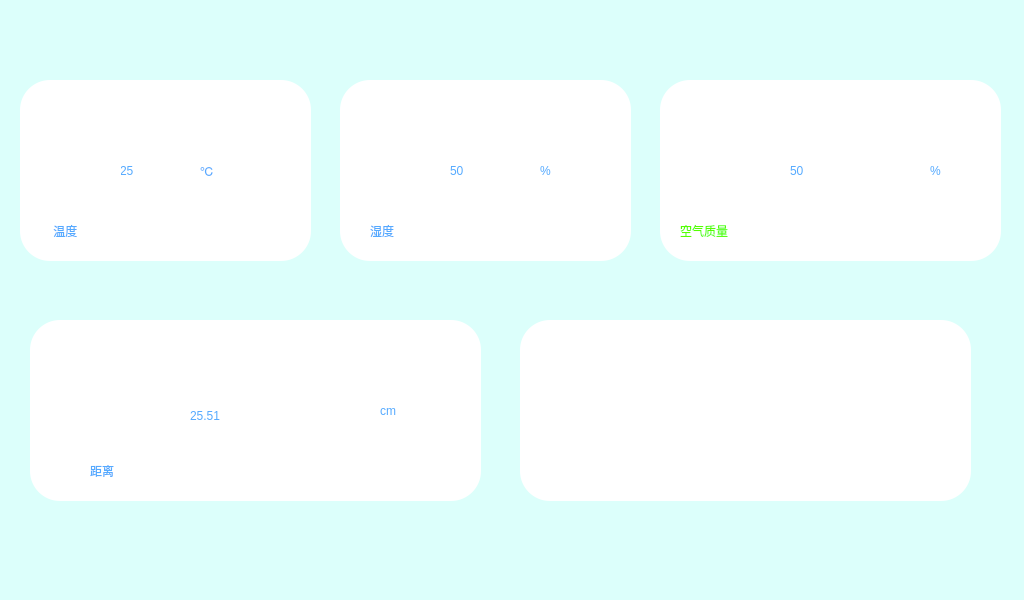
<?xml version="1.0" encoding="UTF-8"?>
<ui version="4.0">
 <class>Hardware</class>
 <widget class="QMainWindow" name="Hardware">
  <property name="geometry">
   <rect>
    <x>0</x>
    <y>0</y>
    <width>1024</width>
    <height>600</height>
   </rect>
  </property>
  <property name="windowTitle">
   <string>MainWindow</string>
  </property>
  <property name="styleSheet">
   <string notr="true">background-color: rgb(220, 255, 251);

</string>
  </property>
  <widget class="QWidget" name="centralwidget">
   <widget class="QWidget" name="widget" native="true">
    <property name="geometry">
     <rect>
      <x>20</x>
      <y>80</y>
      <width>291</width>
      <height>181</height>
     </rect>
    </property>
    <property name="styleSheet">
     <string notr="true">border-radius: 30px;
background-color: rgb(255, 255, 255);





</string>
    </property>
    <widget class="QLabel" name="Templabel">
     <property name="geometry">
      <rect>
       <x>30</x>
       <y>140</y>
       <width>51</width>
       <height>21</height>
      </rect>
     </property>
     <property name="styleSheet">
      <string notr="true">color: rgb(85, 170, 255);
font: 12pt &quot;Agency FB&quot;;</string>
     </property>
     <property name="text">
      <string> 温度</string>
     </property>
    </widget>
    <widget class="QLabel" name="Temp_label">
     <property name="geometry">
      <rect>
       <x>100</x>
       <y>30</y>
       <width>81</width>
       <height>121</height>
      </rect>
     </property>
     <property name="styleSheet">
      <string notr="true">color: rgb(85, 170, 255);
font: 48pt &quot;Agency FB&quot;;</string>
     </property>
     <property name="text">
      <string>25</string>
     </property>
    </widget>
    <widget class="QLabel" name="label">
     <property name="geometry">
      <rect>
       <x>10</x>
       <y>20</y>
       <width>91</width>
       <height>111</height>
      </rect>
     </property>
     <property name="styleSheet">
      <string notr="true">
image: url(:/images/temp.png);</string>
     </property>
     <property name="text">
      <string/>
     </property>
    </widget>
    <widget class="QLabel" name="Temp_label_2">
     <property name="geometry">
      <rect>
       <x>180</x>
       <y>30</y>
       <width>61</width>
       <height>121</height>
      </rect>
     </property>
     <property name="styleSheet">
      <string notr="true">color: rgb(85, 170, 255);
font: 48pt &quot;Agency FB&quot;;</string>
     </property>
     <property name="text">
      <string>℃</string>
     </property>
    </widget>
   </widget>
   <widget class="QWidget" name="widget_2" native="true">
    <property name="geometry">
     <rect>
      <x>340</x>
      <y>80</y>
      <width>291</width>
      <height>181</height>
     </rect>
    </property>
    <property name="styleSheet">
     <string notr="true">border-radius: 30px;
background-color: rgb(255, 255, 255);


</string>
    </property>
    <widget class="QLabel" name="label_2">
     <property name="geometry">
      <rect>
       <x>0</x>
       <y>20</y>
       <width>91</width>
       <height>111</height>
      </rect>
     </property>
     <property name="styleSheet">
      <string notr="true">image: url(:/images/humi.png);</string>
     </property>
     <property name="text">
      <string/>
     </property>
    </widget>
    <widget class="QLabel" name="Temp_label_4">
     <property name="geometry">
      <rect>
       <x>200</x>
       <y>30</y>
       <width>61</width>
       <height>121</height>
      </rect>
     </property>
     <property name="styleSheet">
      <string notr="true">color: rgb(85, 170, 255);
font: 48pt &quot;Agency FB&quot;;</string>
     </property>
     <property name="text">
      <string>%</string>
     </property>
    </widget>
    <widget class="QLabel" name="Humilabel">
     <property name="geometry">
      <rect>
       <x>30</x>
       <y>140</y>
       <width>41</width>
       <height>21</height>
      </rect>
     </property>
     <property name="styleSheet">
      <string notr="true">color: rgb(85, 170, 255);
font: 12pt &quot;Agency FB&quot;;</string>
     </property>
     <property name="text">
      <string>湿度</string>
     </property>
    </widget>
    <widget class="QLabel" name="Humi_label">
     <property name="geometry">
      <rect>
       <x>110</x>
       <y>30</y>
       <width>81</width>
       <height>121</height>
      </rect>
     </property>
     <property name="styleSheet">
      <string notr="true">color: rgb(85, 170, 255);
font: 48pt &quot;Agency FB&quot;;</string>
     </property>
     <property name="text">
      <string>50</string>
     </property>
    </widget>
   </widget>
   <widget class="QWidget" name="widget_3" native="true">
    <property name="geometry">
     <rect>
      <x>30</x>
      <y>320</y>
      <width>451</width>
      <height>181</height>
     </rect>
    </property>
    <property name="styleSheet">
     <string notr="true">border-radius: 30px;
background-color: rgb(255, 255, 255);


</string>
    </property>
    <widget class="QLabel" name="label_3">
     <property name="geometry">
      <rect>
       <x>31</x>
       <y>20</y>
       <width>91</width>
       <height>111</height>
      </rect>
     </property>
     <property name="styleSheet">
      <string notr="true">
image: url(:/images/car.png);</string>
     </property>
     <property name="text">
      <string/>
     </property>
    </widget>
    <widget class="QLabel" name="Temp_label_5">
     <property name="geometry">
      <rect>
       <x>350</x>
       <y>30</y>
       <width>91</width>
       <height>121</height>
      </rect>
     </property>
     <property name="styleSheet">
      <string notr="true">color: rgb(85, 170, 255);
font: 48pt &quot;Agency FB&quot;;</string>
     </property>
     <property name="text">
      <string>cm</string>
     </property>
    </widget>
    <widget class="QLabel" name="Sr04labal">
     <property name="geometry">
      <rect>
       <x>60</x>
       <y>140</y>
       <width>41</width>
       <height>21</height>
      </rect>
     </property>
     <property name="styleSheet">
      <string notr="true">color: rgb(85, 170, 255);
font: 12pt &quot;Agency FB&quot;;</string>
     </property>
     <property name="text">
      <string>距离</string>
     </property>
    </widget>
    <widget class="QLabel" name="Sr04_label">
     <property name="geometry">
      <rect>
       <x>160</x>
       <y>50</y>
       <width>171</width>
       <height>91</height>
      </rect>
     </property>
     <property name="styleSheet">
      <string notr="true">color: rgb(85, 170, 255);
font: 48pt &quot;Agency FB&quot;;</string>
     </property>
     <property name="text">
      <string>25.51</string>
     </property>
    </widget>
   </widget>
   <widget class="QWidget" name="widget_4" native="true">
    <property name="geometry">
     <rect>
      <x>520</x>
      <y>320</y>
      <width>451</width>
      <height>181</height>
     </rect>
    </property>
    <property name="styleSheet">
     <string notr="true">border-radius: 30px;
background-color: rgb(255, 255, 255);


</string>
    </property>
    <widget class="QLabel" name="buzzer">
     <property name="geometry">
      <rect>
       <x>80</x>
       <y>30</y>
       <width>120</width>
       <height>120</height>
      </rect>
     </property>
     <property name="styleSheet">
      <string notr="true">image: url(:/images/buzzer.png);</string>
     </property>
     <property name="text">
      <string/>
     </property>
    </widget>
    <widget class="QLabel" name="led">
     <property name="geometry">
      <rect>
       <x>260</x>
       <y>30</y>
       <width>120</width>
       <height>120</height>
      </rect>
     </property>
     <property name="styleSheet">
      <string notr="true">image: url(:/images/led.png);</string>
     </property>
     <property name="text">
      <string/>
     </property>
    </widget>
   </widget>
   <widget class="QWidget" name="widget_5" native="true">
    <property name="geometry">
     <rect>
      <x>660</x>
      <y>80</y>
      <width>341</width>
      <height>181</height>
     </rect>
    </property>
    <property name="styleSheet">
     <string notr="true">border-radius: 30px;
background-color: rgb(255, 255, 255);


</string>
    </property>
    <widget class="QLabel" name="label_5">
     <property name="geometry">
      <rect>
       <x>20</x>
       <y>20</y>
       <width>90</width>
       <height>110</height>
      </rect>
     </property>
     <property name="styleSheet">
      <string notr="true">image: url(:/images/air.png);</string>
     </property>
     <property name="text">
      <string/>
     </property>
    </widget>
    <widget class="QLabel" name="Temp_label_7">
     <property name="geometry">
      <rect>
       <x>270</x>
       <y>30</y>
       <width>61</width>
       <height>121</height>
      </rect>
     </property>
     <property name="styleSheet">
      <string notr="true">color: rgb(85, 170, 255);
font: 48pt &quot;Agency FB&quot;;</string>
     </property>
     <property name="text">
      <string>%</string>
     </property>
    </widget>
    <widget class="QLabel" name="Humilabel_3">
     <property name="geometry">
      <rect>
       <x>20</x>
       <y>140</y>
       <width>81</width>
       <height>21</height>
      </rect>
     </property>
     <property name="styleSheet">
      <string notr="true">
color: rgb(85, 255, 0);
font: 12pt &quot;Agency FB&quot;;</string>
     </property>
     <property name="text">
      <string>空气质量</string>
     </property>
    </widget>
    <widget class="QLabel" name="fumes_label">
     <property name="geometry">
      <rect>
       <x>130</x>
       <y>30</y>
       <width>131</width>
       <height>121</height>
      </rect>
     </property>
     <property name="styleSheet">
      <string notr="true">color: rgb(85, 170, 255);
font: 48pt &quot;Agency FB&quot;;</string>
     </property>
     <property name="text">
      <string>50</string>
     </property>
    </widget>
   </widget>
   <widget class="QPushButton" name="back1">
    <property name="geometry">
     <rect>
      <x>20</x>
      <y>10</y>
      <width>31</width>
      <height>28</height>
     </rect>
    </property>
    <property name="styleSheet">
     <string notr="true">QPushButton {
 background-color:transparent;
 border-radius:10px;
 border-image: url(:/images/back1.png);
}</string>
    </property>
    <property name="text">
     <string/>
    </property>
   </widget>
  </widget>
  <widget class="QMenuBar" name="menubar">
   <property name="geometry">
    <rect>
     <x>0</x>
     <y>0</y>
     <width>1024</width>
     <height>26</height>
    </rect>
   </property>
  </widget>
  <widget class="QStatusBar" name="statusbar"/>
 </widget>
 <resources/>
 <connections/>
</ui>
